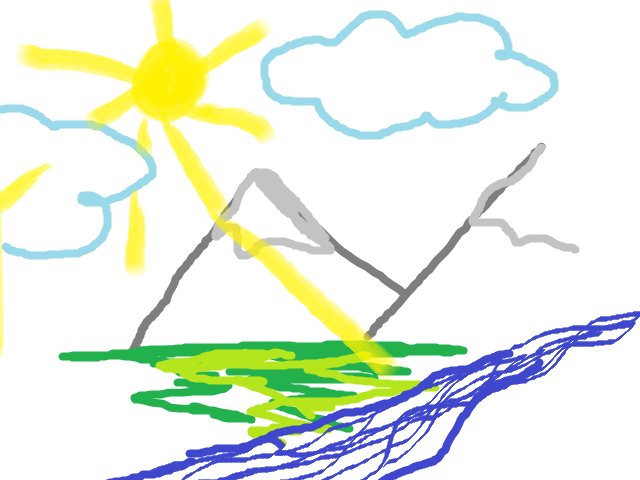
#> input picture find_my_picture/ozhigova.png, 640 x 480 px
$ python find_unique.py
#> lines starting #> are read from the running program, lines starting #| are printed output that depends on the picture
import cv2
import numpy as np
import matplotlib.pyplot as plt

#Кол-во юник оттенков на мини картинке
image = cv2.imread('ozhigova.png')
#> image is the input picture: shape (480, 640, 3); mean B, G, R 226.5, 240, 232.6

plt.imshow((image[350:450, 250:350]))
plt.show()
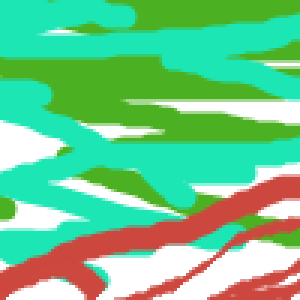
#> shown: shape (100, 100, 3) (shown 3 times larger); mean R, G, B 111.6, 199.6, 141.4

rgb_image = cv2.cvtColor(image, cv2.COLOR_BGR2RGB)
unique_colors = np.unique(rgb_image.reshape(-1, rgb_image.shape[2]), axis=0)
#> unique_colors = 2394 rows, first 8: [34, 176, 76], [34, 177, 76], [34, 177, 77], [35, 177, 76], [35, 178, 76], [36, 178, 75], [37, 167, 88], [37, 178, 75]
num_unique_colors = len(unique_colors)
#> num_unique_colors = 2394
print(num_unique_colors)
#| 2394
